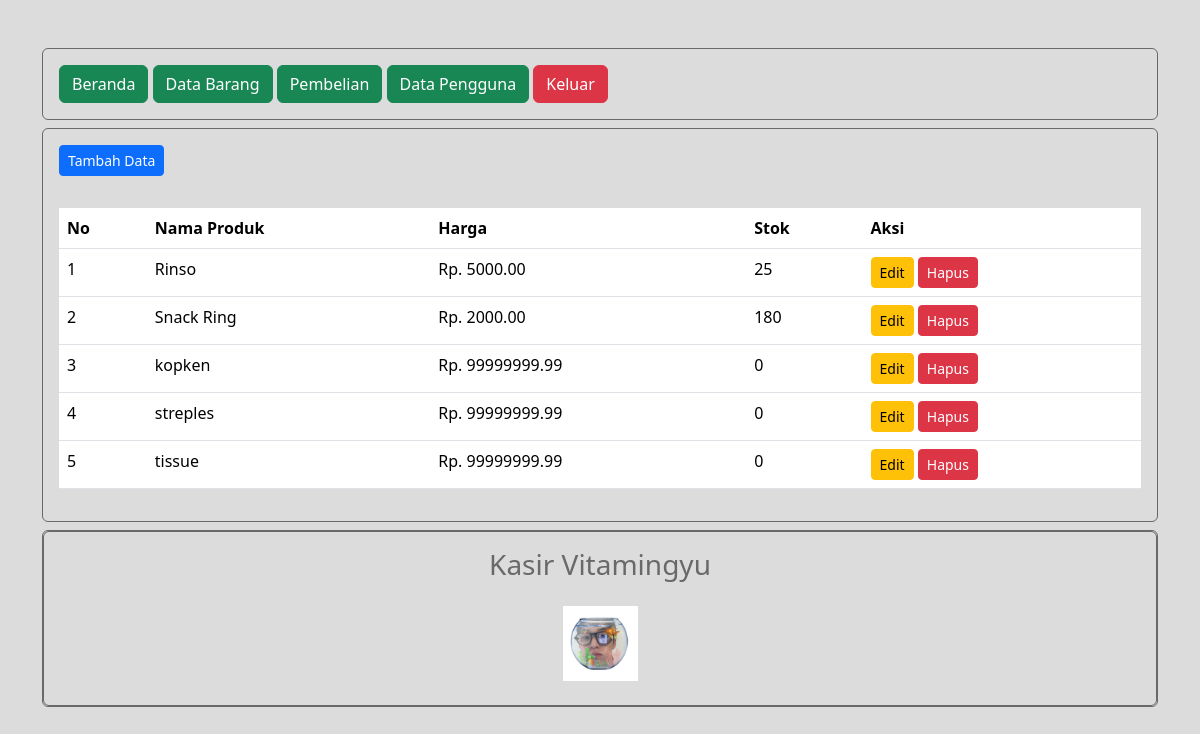
/kasir_alvini/administrator/data_barang.php (signed in), run on the app's committed database.
### tables this page shows
CREATE TABLE `produk` (
  `ProdukID` int(11) NOT NULL,
  `NamaProduk` varchar(255) NOT NULL,
  `Harga` decimal(10,2) NOT NULL,
  `Stok` int(11) NOT NULL
);

### kasir_alvini/administrator/data_barang.php (the view, shortened to what this page needs)
<?php
include "header.php";
include "navbar.php";
?>
<div class="card mt-2">
	<div class="card-body">
		<button type="button" class="btn btn-primary btn-sm" data-bs-toggle="modal" data-bs-target="#tambah-data">
			Tambah Data
		</button>
	</div>
	<div class="card-body">
		<table class="table">
			<thead>
				<tr>
					<th>No</th>
					<th>Nama Produk</th>
					<th>Harga</th>
					<th>Stok</th>
					<th>Aksi</th>
				</tr>
			</thead>
			<tbody>
				<?php
				include '../koneksi.php';
				$no = 1;
				$data = mysqli_query($koneksi,"select * from produk");
				while($d = mysqli_fetch_array($data)){
					?>
					<tr>
						<td><?php echo $no++; ?></td>
						<td><?php echo $d['NamaProduk']; ?></td>
						<td>Rp. <?php echo $d['Harga']; ?></td>
						<td><?php echo $d['Stok']; ?></td>
						<td>
							<button type="button" class="btn btn-warning btn-sm" data-bs-toggle="modal" data-bs-target="#edit-data<?php echo $d['ProdukID']; ?>">
								Edit
							</button>
							<button type="button" class="btn btn-danger btn-sm" data-bs-toggle="modal" data-bs-target="#hapus-data<?php echo $d['ProdukID']; ?>">
								Hapus
							</button>
						</td>
					</tr>
				<?php } ?>
			</tbody>
		</table>
	</div>
</div>
<?php
include "footer.php";
?>

### kasir_alvini/administrator/header.php (shortened to what this page needs)
<!DOCTYPE html>
<html>
<head>
	<link href="https://cdn.jsdelivr.net/npm/bootstrap@5.3.2/dist/css/bootstrap.min.css" rel="stylesheet">
</head>
<body>
	<div class="container">
		<div class="content">

### kasir_alvini/administrator/navbar.php
<div class="card mt-5">
	<div class="card-body">
		<a href="index.php" class="btn btn-success">Beranda</a>
		<a href="data_barang.php" class="btn btn-success">Data Barang</a>
		<a href="pembelian.php" class="btn btn-success">Pembelian</a>
		<a href="data_pengguna.php" class="btn btn-success">Data Pengguna</a>
		<a href="../logout.php" class="btn btn-danger">Keluar</a>
	</div>
</div>

### kasir_alvini/administrator/footer.php (shortened to what this page needs)
<div class="card mt-2 mb-5">
	<div class="card">
		<div class="card-body text-center">
			<h3>
				Kasir Vitamingyu
			</h3>
		</div>
		<center> <img src="../assets/icon/android-chrome-192x192.png" width="75px" height="75px"/> </center>
		<br>
	</div>
</div>
</div>
</div>
</body>
</html>

### kasir_alvini/administrator/data_barang.php (style rules this page uses)
.card { background-color: #dcdcdc; border: 1px solid #696969; }
.card-body { color: #696969; }
body { background-color: #dcdcdc; }

### data on the page
produk: NamaProduk "Rinso", Harga "5000.00", Stok "25"
produk: NamaProduk "Snack Ring", Harga "2000.00", Stok "180"
produk: NamaProduk "kopken", Harga "99999999.99", Stok "0"
produk: NamaProduk "streples", Harga "99999999.99", Stok "0"
produk: NamaProduk "tissue", Harga "99999999.99", Stok "0"
